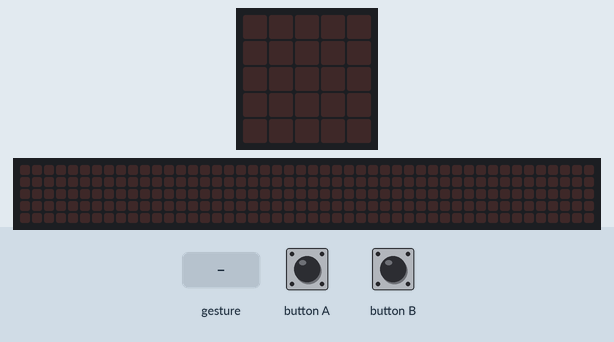
Recording of a program running on a simulated BBC micro:bit running MicroPython. Shown: the board's 5×5 LED display, a strip that is not on the board, showing the scrolling text unrolled. Inputs (shaded band) come from the test bench. A tilt is held for 1.5 s and a shake lasts 1 s, then the board lies face up again; the 48×5 strip is a reading aid, not a part: it shows the text the display is scrolling, unrolled, one strip-width of it at a time.

Above: at 1.2 s.
1.3 s: button B pressed for 0.15 s
At 1.37 s:
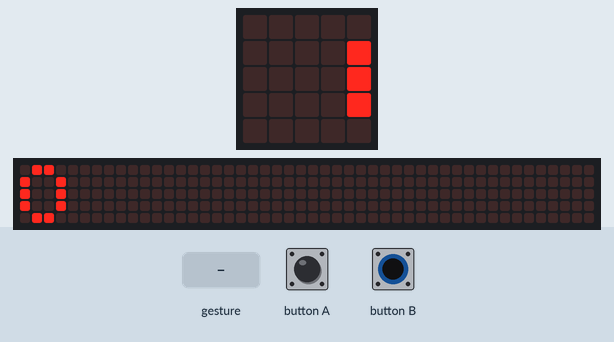
4.3 s: button A pressed for 0.15 s
At 5.0 s:
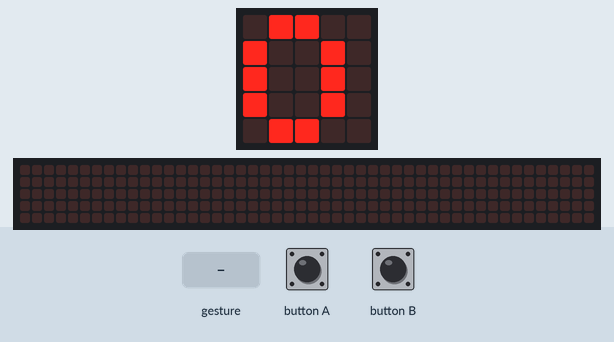
5.9 s: gesture 'shake'
At 6.5 s:
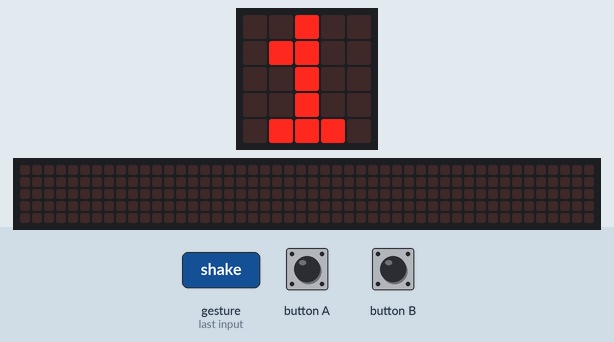
7.6 s: button B pressed for 1 s
At 7.67 s:
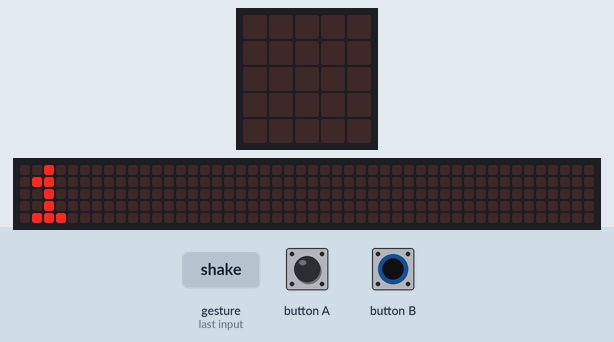
Timing chart, 0 to 10.6 s (numbered marks = the images above; inputs shaded):
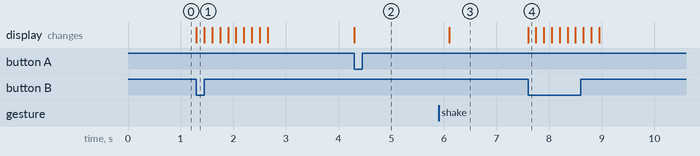

The program:

step_counter_shake.py
```python
# -*- coding: utf-8 -*-
"""
Created on Wed Oct 21 16:17:34 2020

@author: dougb
"""

from microbit import *

steps = 0

while True:

    if accelerometer.was_gesture("shake"):
        steps = steps + 1
        display.show(steps)

    if button_a.was_pressed():
        steps = 0
        display.show(steps)

    if button_b.was_pressed():
        display.scroll(steps)
```

Measured:
- after the input at 1.3 s, the display: changes at once (image 1)
- after the input at 4.3 s, the display: changes at once (image 2)
- after the input at 5.9 s, the display: changes after 0.20 s (image 3)
- after the input at 7.6 s, the display: changes at once (image 4)
